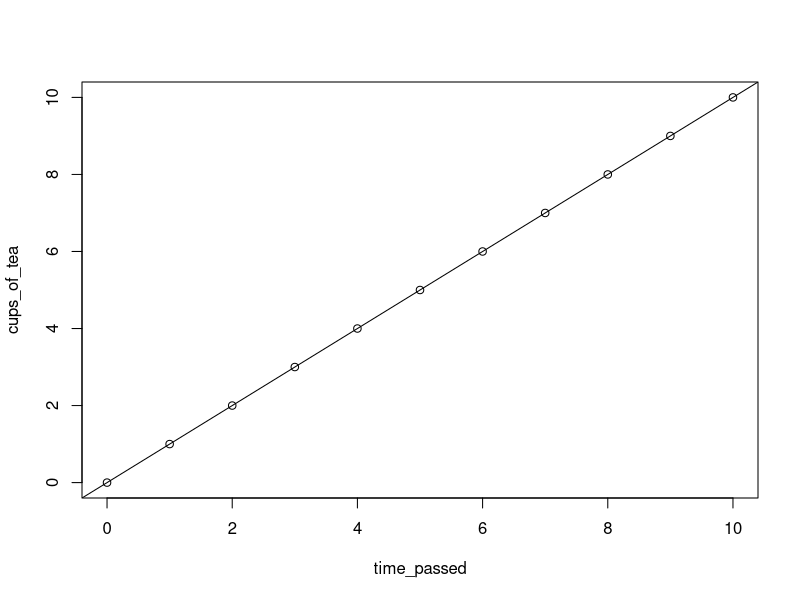
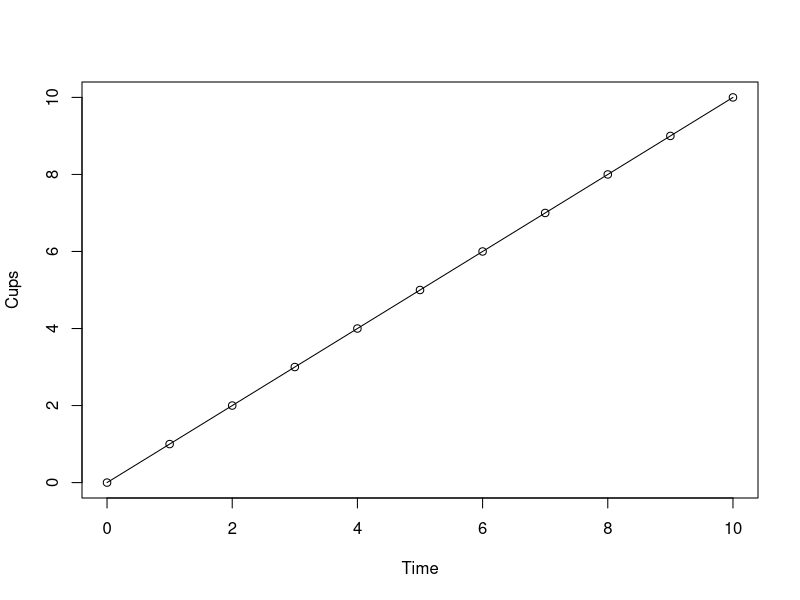
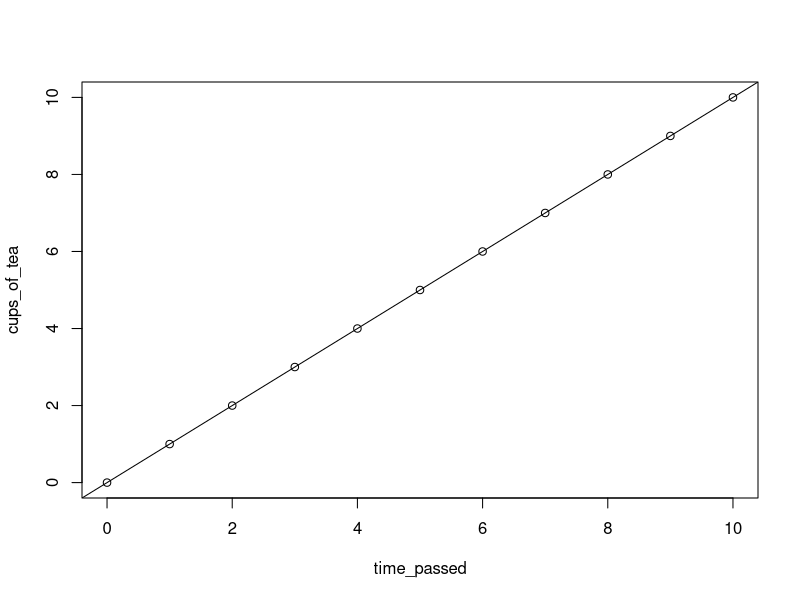
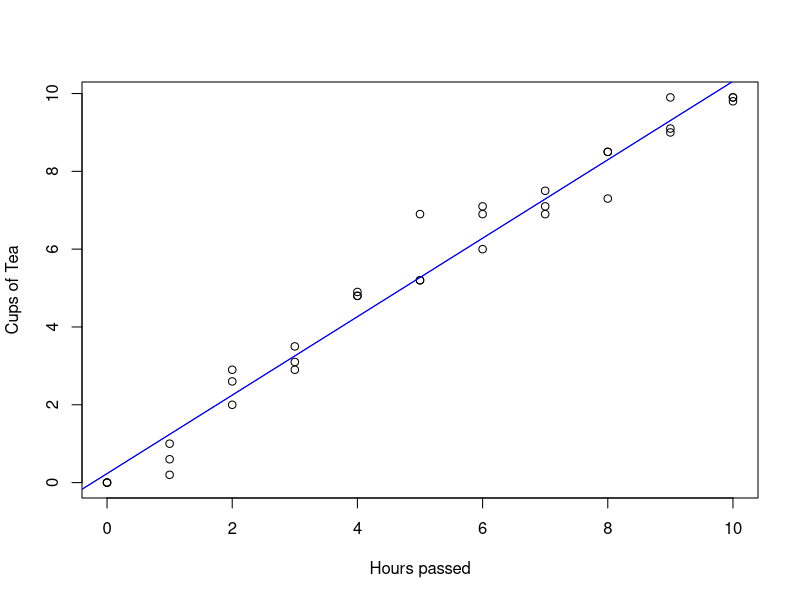
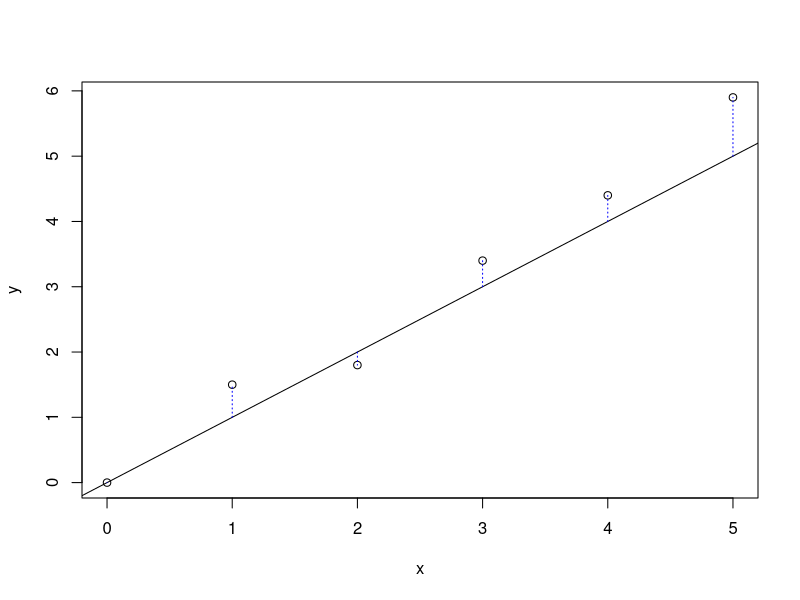
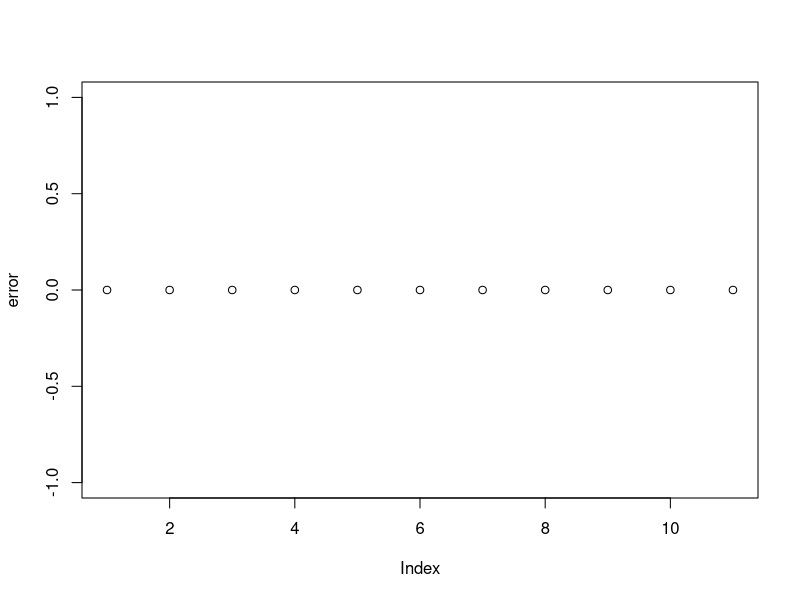
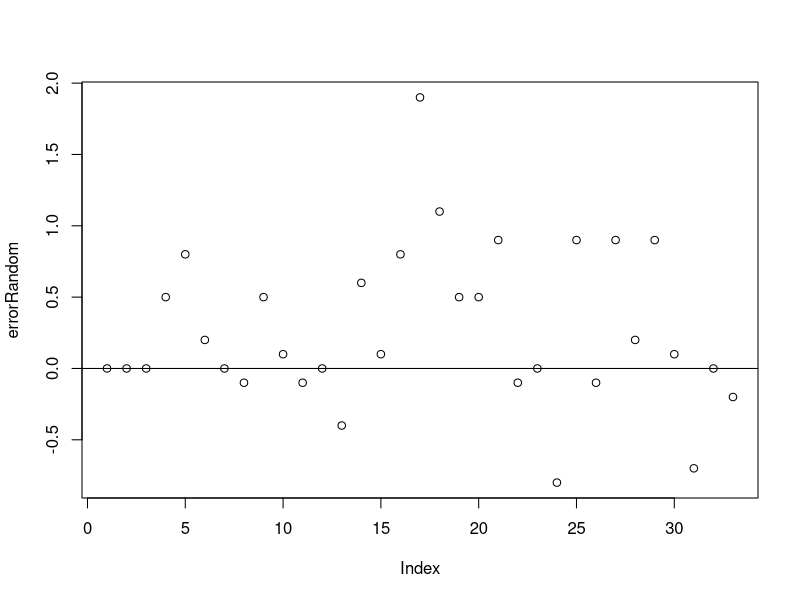
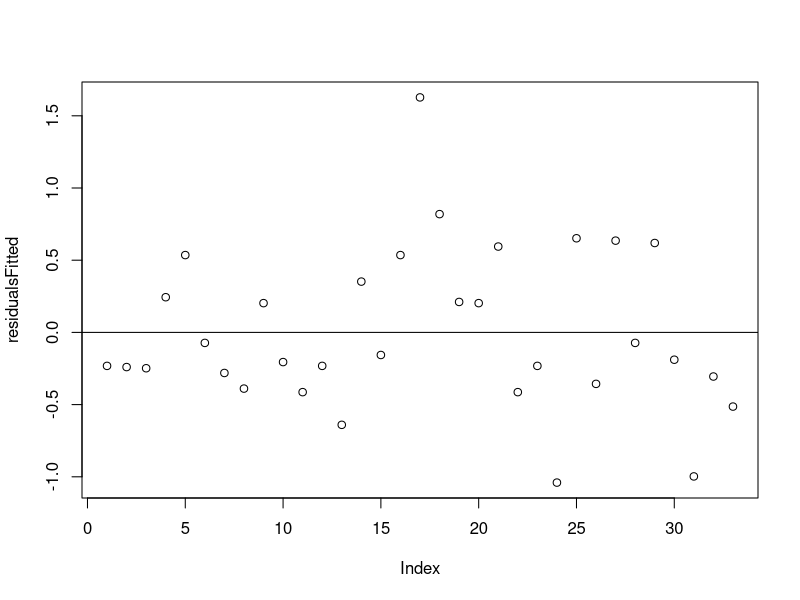

Write the R code that produced these figures, in order.
  #############################################################
  ##---------------------------------------------------------##
  ##                Inferential statistics II -              ##
  ##         Linear regression via the linear least          ##
  ##                      square method                      ##
  ##                        R - Script                       ##
  ##            by Steffen Schwerdtfeger 05.2022             ##
  ##---------------------------------------------------------##
  #############################################################
  
  #######################################################################
  # 2.1 Linear functions - idealized linear relations between variables #
  #######################################################################
  
  ### Synthetic Data Set I - Tea/Time
  
  # Variables 
  
  # time_passed = indep. = y-axis 
  time_passed = c(0:10)    # 0:10 = 0 to 10 = c(1,2,3,4 … 10)
  
  # cups_of_tea = dep. = x-axis
  cups_of_tea = c(0:10)
  
  # Let us plot our data points 
  plot(x = time_passed, y = cups_of_tea)
  
  # Calculating the slope, directly via the objects of the variables
  # that we used above already. The [] are used to call a certain value of the 
  # vector, i.e., element 1 of an object is object[1] etc. If this is too 
  # abstract, check on the whole object again and play around a little by 
  # adding [] with and without values to the object.
  beta = (cups_of_tea[2]-cups_of_tea[1])/(time_passed[2]-time_passed[1]) 
  
  # Alternative via defining the points represented as 
  # vectors P = c(x,y), first.           # row x y
  P1 = c(time_passed[1],cups_of_tea[1])  # [1] 0 0
  P2 = c(time_passed[2],cups_of_tea[2])  # [1] 1 1
  
  # Note that here [] refers to the vector list element of P now, not the 
  # vector list of our data for x and y!
  beta = (P2[2]-P1[2])/(P2[1]-P1[1])  
  
  # We can add a line representing y = a + bx
  # to our plot. The line crosses the y-axis 
  # at 0 (a = 0), as we are starting with 
  # y = 0 at x = 0.
  # a(lpha) = 0, b(eta) = 1
  abline(a = 0, b = 1)
  
  # Define function f(x) = 0 + x * 1 = x.
  f = function(x)(x)
  
  plot(y = f(0:10), x = 0:10, type = "l", ylab = "Cups", xlab = "Time")
  points(0:10,0:10) # add data points to plot
  
  # Example parabola function:
  g = function(x)(x^2)
  g(2) # = 4
  
  # Using lm() to evaluate alpha (intercept) and beta of x.
  # Formula: lm(y~x), saying: a linear model of y (dep.) in 
  # conditional relation (~) to x (indep.).Note that ~ can 
  # also be read as proportional which we will get into in 
  # Inf. Stat. III:
  lm(cups_of_tea~time_passed)
  
  # The result in the console will look like this:
  # CONSOLE OUTPUT (DO NOT EXECUTE)
  
  # Call:
  # lm(formula = cups_of_tea ~ time_passed)
  
  # Coefficients:
  # (Intercept)  cups_of_tea  
  #  1.071e-15    1.000e+00 
  #       α		       β
  
  # Note that one can now also add the line to a plot of data points via:
  plot(x = time_passed, y = cups_of_tea) 
  abline(lm(cups_of_tea~time_passed)) # does not work with plot(f(0:10)...)
  
  
  #############################################################################
  # 2.2 Obtaining a linear model from non-idealized data sets using lm() only #
  #############################################################################
  
  ### Synthetic Data Set II -- Tea/Time
  
  # Cups of tea each h, from 0h:10h 
  # These are just random points I chose, this time slightly 
  # deviating from our linear sequence of 0:10, where the 
  # numerical gradient, difference between each step of time, 
  # was always 1 - linear by itself. The data will represent three
  # measurements of 0h to 10h each. No worries, you will soon 
  # get a proper overview over the data below:
  
  # Cups of Tea: 
  cups = c(0,  1, 2,   3.5, 4.8, 5.2, 6,   6.9, 8.5, 9.1, 9.9, # run 1
           0, .6, 2.6, 3.1, 4.8, 6.9, 7.1, 7.5, 8.5, 9.9, 9.9, #     2
           0, .2, 2.9, 2.9, 4.9, 5.2, 6.9, 7.1, 7.3, 9,   9.8) #     3
  # Time passed for each run of measurements (cups), abbreviated:
  time = c(0:10,0:10,0:10)
  
  # With the cbind(), i.e., the column bind function,
  # we can combine our two vectors, resulting in 
  # something more of a data table (class of
  # that object is actually a combination of a 
  # matrix and an array; see BEM R-Basic Tutorial).
  # We will then convert the result of cbind()
  # and turn it into an object of the class 
  # data frame. There are also other ways, such 
  # as just using y = cups and x = time within the 
  # function lm(). I chose the following, as a proper
  # data table should be a more familiar and less 
  # abstract format to you. It is also a good chance 
  # to learn about the circumstance that not every 
  # object class is compatible with every function,
  # often resulting in enigmatic errors in the console.
  # You can evaluate the class of an object via class(object).
  
  # What we get below is a data table, where each
  # row represents a possible relation between
  # the number of cups and the amount of time 
  # that has passed. The number on the left
  # just represents the number of elements as row number.
  data_table = as.data.frame(cbind(cups,time))
  data_table

    # Let's plot our data points
  plot(x=data_table$time, y=data_table$cups, 
       ylab = "Cups of Tea", xlab= "Hours passed")
  
  # We can use the lm() function again to gain 
  # a simple fitted linear model between time and cups.
  # As mentioned, we could just use:
  linear_model = lm(cups ~ time)
  
  # or the following, using $ to refer to a
  # name of a column:
  linear_model = lm(data_table$cups ~ data_table$time)
  
  # OUTPUT CONSOLE – Do note execute
  # lm(formula = cups ~ time)
  
  # Coefficients:
  # (Intercept)         cups  
  #    0.2318          1.0082
  #      α		            β
  
  # Add linear model to plot:
  abline(linear_model, col = "blue")
  # or again via:
  abline(a = 0.2318, b = 1.0082, col = "blue")
 
  

  ##########################
  # 2.3 Errors / Residuals #
  ##########################
  
  
  # Example residuals plot:
  # x = indep. var.; y = dep. var.
  x = c(0:5); y = c(0,1.5,1.8,3.4,4.4,5.9)
  
  # Our guessed function:
  f = function(x)(x)
  
  # Calculate errors (here x and y refer to the above data vectors!):
  error = y-f(x) 
  # Console output of the object "error", entailing the elements 0-5:
  # [1]  0.0  0.5 -0.2  0.4  0.4  0.9
  
  # Plot of our data points:
  plot(x=x,y=y)
  
  # Plot of our guessed function:
  abline(a=0,b=1)
  
  # Adds lines representing the residuals, i.e., the error between our 
  # "guessed function" and the actual data points, drawn along the y-axis.
  # x0 is the x-coordinate of the start of the line and x1 the x-coordinate 
  # of the end of the dotted line (lty=3):
  segments(x0=x,y0=f(x), x1= x, y1=y, lty =3, col = "blue")
  
  ###########################################################
  # Let us check on the residuals of our idealized
  # model. Following the plain math:
  error = (cups_of_tea-time_passed) # here f(x) = x = time_passed
  sumError  = sum(error)
  sumError2 = sum(error^2)
  
  # Using lm() and residuals() of our idealized model:
  idealized = lm(cups_of_tea~time_passed) 
  residuals_fun = residuals(idealized) # all basically 0 values
  
  # Checks for (near) equality of the result of the function
  # residuals() with our object "error" we got via the plain math 
  # (change object class of residuals_fun to make it work):
  all.equal(error, as.numeric(residuals_fun))
  
  # Let us plot our error / residuals
  plot(error) 
  
  
  ######################################################
  # The same just with our second synthetica data set:
  # Our idealized function will be our first random
  # guess for a possible function for the points of 
  # our second synthetic data set. From there we will 
  # evaluate the errors between the actual points and 
  # the y-value of our random function:
  lmRandom = function(x) (x) 
  
  # These are the errors we still have to minimize
  errorRandom = (data_table$cups-lmRandom(data_table$time))
  sumErrorRan  = sum(errorRandom)
  sumErrorRan2 = sum(errorRandom^2)
  plot(errorRandom)
  # adds (h)orizontal line at y-axis = error = 0 (:= no error)
  abline(h=0)
  
  # This is our fitted model function
  lmFitted = function(x) (0.2318+1.0082*x)
  
  # These are the errors / residuals that are already fitted
  # In other words: this is where we want to get to.
  errorFitted = (data_table$cups-lmFitted(data_table$time))
  
  # The function residuals() does the same with our model
  residualsFitted = residuals(lm(data_table$cups~data_table$time))
  sumErrorFit  = sum(errorFitted)
  sumErrorFit2 = sum(errorFitted^2)
  plot(residualsFitted)
  abline(h=0)
  
  # Let us check if our method delivers same results as 
  # the function residual():
  all.equal(errorFitted, as.numeric(residualsFitted)) 
  # [1] "Mean relative difference: 0.0001735146" = neglectable difference
  
  
  ###########################################################################
  # 2.4.1 Brief excurse on evaluating the min./max. in a parabola function  #
  ###########################################################################
  
  # Defining our function g(x) = x^2 + x + 2
  g = function(x) (x^2+x+2)
  
  # Plot g(x)
  plot(g, xlim = c(-5,5), ylim=c(-1,10), asp=1 )
  abline(h=0, v=0)
  
  # Derivative g'(x) of g(x)
  gdev = function(x) (2*x + 1)
  
  # Evaluate if minimum or maximum is given (none if below = 0)
  # a) Input neg. and pos. test values 
  # b) Output: changes from negativ to positive => maximum is given,
  #            else a minimum is given (i.e., when input == output)
  gdev(-Inf);gdev(+Inf) # Minimum is given
  
  # Add derivative function (it crosses x at our xMin!)
  # Here we graphically see that x refers to both g’(x) and g(x)
  # g’(x)=2*x+1 
  abline(a=1,b=2) # adds our linear function to plot
  
  # Setting g'(x) to zero, to get the x coordinate of that minimum
  # which has a slope of zero.
  # g'(x) = 2*x + 1
  #   0   = 2*x + 1
  # -2x   =     1
  xMin = solve(-2,1)
  #   x   =   -.5
  
  # Let's check if this is true, since g'(.5) = 0
  # In other words: the slope at g(-.5) is zero
  gdev(xMin) == 0   # [1] TRUE 
  
  g(xMin)# y of minimum
  points(x = xMin, y = g(xMin))
  # P(-.5| 1.75)
  
  # Add vertical line at x = -.5
  segments(x0=-.5,y0=0, x1=-.5,y1=g(-.5), col="darkgreen", lty = 3)
  

  #################################################################################
  # 2.4.2 How to obtain the partial deriv. and the diff. between del, d and delta #
  #################################################################################

  # Let us check for the slope at our 
  # previously evaluated minimum P(-.5|1.75) using
  # a differential equation of the ordinary kind:
  
  # Intuitively the below does not work when approaching
  # limit to 0 difference, as it always means 0 divided by 0.
  # We therefore have to add a tiny term into our calculation:
  
  # Output using different x  =>     x  = x +.1       x = x +.001
  betaNumerator = (g(-.5+.1)-g(-.5)) # 0.01           1e-06 
  betaDenominator = ((-.5+.1)+.5)    # 0.1            1e-03 = 0.001
  betaNumerator/betaDenominator      # 0.1            1e-03 = 0.001
  
  # This could be coincidental, so let us check with any
  # other value of x we choose:
  
  # Choose a value for x
  xTest = 1
  
  # With an added value of 1e-7 to our chosen x, R outputs
  # a rounded value for the slope, which is here eqivalent 
  # to gedev(x). Using 1e-12 leads to false values and at 
  # some point you will get a NaN (Not a Number), as the 
  # precision is not high enough (there are ways, but it
  # is not important for us now).
  # Using g(x) from above:
  g = function(x) (x^2+x+2)
  betaTest = (g(xTest+1e-7)-g(xTest))/((xTest+1e-7)-xTest)
  betaTest # xTest = 1 => beta = 3
  
  # There is still a slight difference left though 
  # (not the case with, e.g., xTest = 9):
  gdev = function(x) (2*x + 1)
  all.equal(betaTest,gdev(xTest))
  
  
  
  ###################################################################################################################
  # 2.4.3 Setting partial derivatives to zero and how to rearrange its equations to represent a system of equations #
  ###################################################################################################################
  
  
  # For a better overview, we will rename our data_table objects
  x = data_table$time; y = data_table$cups
  
  # Define a and b as 1 each, to hold for the abstraction we
  # need for the solve() function: 
  # Note ";" marks a new line (delimitter)
  a = 1; b = 1
  
  # Left side of the system of equations:
  left_a_r1c1 = sum(a*length(x)); left_b_r1c2 = b*sum(x) ; 
  left_a_r2c1 = a*sum(x)        ; left_b_r2c2 = b*sum(x^2) 
  
  # Right-hand side of our system of equations: 
  right_r1c1 = sum(y)
  right_r2c1 = sum(x*y)
  
  
  ##############################################################
  # 2.4.4 Approaching results: Solving our system of equations #
  ##############################################################
  
  
  # Bringing the factor outside of the sum: 
  2*sum(1:6) == sum(2*1:6)
  
  #### System of equations: FURRY EXERCISE 
  
  # Set up two elements, so that we can solve an
  # equation in the form: left = right
  left = matrix(c(1,1,
                  -1,1), ncol = 2, byrow = TRUE)
  right = matrix(c(15,7), ncol = 1, byrow = TRUE)
  
  # Use the solve function to solve the system of
  # equations. It outputs a vector list = c(x,y)
  ResultXY = solve(left,right)
  
  
  ###############################################################################
  # 3 Replicating the math in R and how to write your own linear model function #
  ###############################################################################
  
  # Go-go-gadgeto linear_least_square!!!!
  # Replication of the lm() function:
  linear_least_square = function (x,y){ ### Start of function
  
    # Linear least square method:
    
    # Our PDE goes as follows:
    # Error2(a,b) = sum(y-f(x))^2 = sum(y-a-bx)^2  
    # We have been to the part where we rearranged 
    # the whole equation to resemble a system of 
    # equations, such that we can abbreviate the code. 
    # To do so we define a and b, due to an abstraction 
    # of linear algebra in R, when using the function solve().
    a = 1; b = 1 
    
    # Below you will find our rearranged system of equations 
    # in the form of a matrix (left side) and a vector (right 
    # side of the equation). We will use these objects as input 
    # for our solve(left,right) function. 
    
    # From (DO NOT EXECUTE, just formally):
    #   sum(a*length(x)) + b*sum(x)     = sum(y)
    #       a*sum(x)     + b*sum(x^2)   = sum(x*y)
    
    # To get the above set for solving a system of linear 
    # equations we will create objects of the parts of the 
    # above and then fit them into a matrix and a vector.
    
    left_a_r1c1 = sum(a*length(x)); left_b_r1c2 = b*sum(x) ; 
    left_a_r2c1 = a*sum(x)        ; left_b_r2c2 = b*sum(x^2) 
    
    right_r1c1 = sum(y)
    right_r2c1 = sum(x*y)
    
    # Now we will set up the above as matrix (left) and 
    # vector (right) objects:
    left = matrix(c(left_a_r1c1  ,  left_b_r1c2,
                    left_a_r2c1  ,  left_b_r2c2), 
                            ncol=2, nrow=2, byrow = TRUE)
    
    right = c(right_r1c1, right_r2c1)
    
    # Now we can solve our system of equations via:
    Result = solve(left,right)
    
    # Fitted function:
    lmFitted = function(x) (Result[1]+Result[2]*x)
    SumError2fitted =  sum((y-lmFitted(x))^2)
    
    # In order to get a nice looking output, we will use the cat() function. 
    # The cat() function concatenates elements of any
    # kind, such as text and our result values. Use "\n"
    # for a line break, and "\t" for the tab seperator.
    # We also have to apply a trick, to get the
    # name of the input object into our console output
    # using deparse(substitute(x)):
    
    cat(" Linear least square method in R","\n","\n",
        "Independent variable:", "\t", deparse(substitute(x)),"\n", 
        "Dependent   variable:", "\t", deparse(substitute(y)),"\n","\n",
        "alpha", "\t",Result[1],"\n",
        "beta","\t",Result[2], "\t","SumR2", "\t", SumError2fitted) 
    
    # Let us also plot our results:
    # We will also use deparse(substitute(x)) for the 
    # labels of our plot axes.
    plot(x=x,y=y, ylab = deparse(substitute(y)),       
                  xlab = deparse(substitute(x)))
    abline(a=Result[1], b=Result[2], col = "darkblue")
    
  } #### End of function
  
  # Let's see what our function can do: 
  linear_least_square(data_table$time, data_table$cups)
  
  # OUTPUT:
  #  Linear least square method in R 
  #
  #  Independent variable: 	 data_table$time 
  #  Dependent   variable: 	 data_table$cups 
  #
  #  alpha 	 0.2318182 
  #  beta 	 1.008182 	 SumR2 	 9.703364
  
  # With our idealized data set:
  linear_least_square(time_passed, cups_of_tea)
  
  # Compare with the regular old lm() function:
  lm(data_table$cups~data_table$time)

  

  ###############################################
  # Linear regression via gradient descent in R #
  ###############################################
  
  x=data_table$time
  y=data_table$cups
  
  
  linear_gradient_descent = function (x,y){ 
    # squared error cost function
    cost <- function(X, y, theta) {
      sum( (X %*% theta - y)^2 ) / (2*length(y))
    }
    
    # learning rate and iteration limit
    alpha <- .01
    num_iters <- 10000
    
    # keep history
    cost_history <- double(num_iters)
    theta_history <- list(num_iters)
    
    # initialize coefficients
    theta <- matrix(c(0,0), nrow=2) 
    
    # add a column of 1's for the intercept coefficient
    X <- cbind(1, matrix(x))
    
    # gradient descent
    for (i in 1:num_iters) {
      error <- (X %*% theta - y)
      delta <- t(X) %*% error / length(y)
      theta <- theta - alpha * delta
      cost_history[i] <- cost(X, y, theta)
      theta_history[[i]] <- theta
    }
    
    # plot data and converging fit
    plot(x,y, col=rgb(0.2,0.4,0.6,0.4), main='Linear regression by gradient descent')
    for (i in c(1,3,6,10,14,seq(20,num_iters,by=10))) {
      abline(coef=theta_history[[i]], col=rgb(0.8,0,0,0.3))
    }
    abline(coef=theta, col='blue')
    
    cost_history1 = cost_history[1:20]
    
    plot(cost_history1, type='l', col='blue', lwd=2, main='Cost function', ylab='cost', xlab='Iterations')
    
    # Console Output:
    cat("Linear gradient descent method in R","\n","\n",
        "Independent variable:", "\t", deparse(substitute(x)),"\n", 
        "Dependent   variable:", "\t", deparse(substitute(y)),"\n","\n",
        "alpha","\t",theta[1],"\n",
        "beta","\t",theta[2]) 
    
  } #### End of function
  
  linear_gradient_descent(x = data_table$time,y = data_table$cups)

    
    
    
